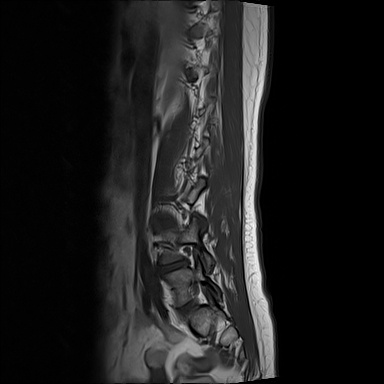
#> input picture jpg_affine_images/4.jpg, 384 x 384 px, found by its file name
$ python affine.py
#> lines starting #> are read from the running program, lines starting #| are printed output that depends on the picture
import cv2
import numpy as np
import matplotlib.pyplot as plt

def geometric_transformations(image_path):
    # Read the image
    img = cv2.imread(image_path)
#> img is the input picture: shape (384, 384, 3); min 0, max 253, mean 28.9

    # Get image dimensions
    height, width = img.shape[:2]
#> height = 384; width = 384

    # 1. Scaling
    scale_factor = 0.5
    scaled = cv2.resize(img, None, fx=scale_factor, fy=scale_factor)
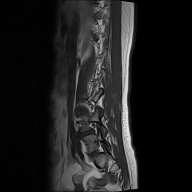
#> scaled: shape (192, 192, 3); min 0, max 236, mean 29

    # 2. Translation
    tx, ty = 50, 30  # translate by 50 pixels right and 30 pixels down
    translation_matrix = np.float32([[1, 0, tx], [0, 1, ty]])
    translated = cv2.warpAffine(img, translation_matrix, (width, height))
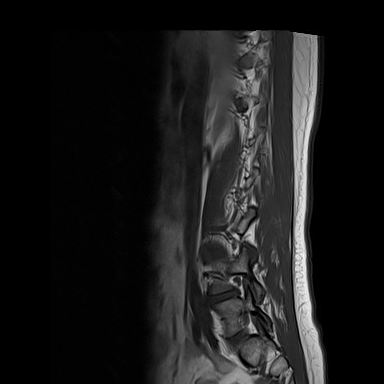
#> translated: shape (384, 384, 3); min 0, max 253, mean 26.3

    # 3. Rotation
    angle = 45  # rotate by 45 degrees
    rotation_matrix = cv2.getRotationMatrix2D((width/2, height/2), angle, 1.0)
    rotated = cv2.warpAffine(img, rotation_matrix, (width, height))
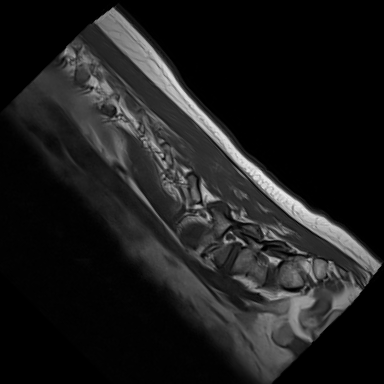
#> rotated: shape (384, 384, 3); min 0, max 243, mean 28.8

    # 4. Shearing
    shear_matrix = np.float32([[1, 0.5, 0], [0, 1, 0]])
    sheared = cv2.warpAffine(img, shear_matrix, (width, height))
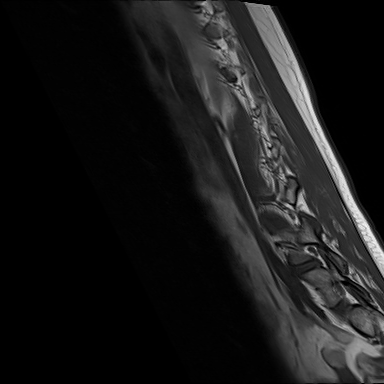
#> sheared: shape (384, 384, 3); min 0, max 247, mean 25.1

    # 5. Reflection (Flipping)
    # Horizontal flip
    horizontal_flip = cv2.flip(img, 1)
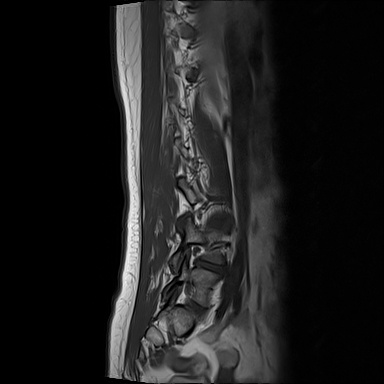
#> horizontal_flip: shape (384, 384, 3); min 0, max 253, mean 28.9
    # Vertical flip
    vertical_flip = cv2.flip(img, 0)
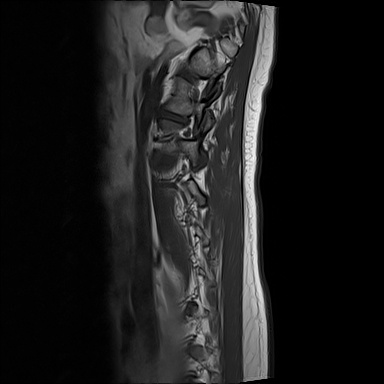
#> vertical_flip: shape (384, 384, 3); min 0, max 253, mean 28.9

    # Create subplot layout
    fig, axes = plt.subplots(2, 4, figsize=(15, 8))
    fig.suptitle('Geometric Transformations', fontsize=16)

    # Plot all transformations
    axes[0, 0].imshow(img)
    axes[0, 0].set_title('Original')

    axes[0, 1].imshow(scaled)
    axes[0, 1].set_title('Scaled (0.5x)')

    axes[0, 2].imshow(translated)
    axes[0, 2].set_title('Translated')

    axes[0, 3].imshow(rotated)
    axes[0, 3].set_title('Rotated (45°)')

    axes[1, 0].imshow(sheared)
    axes[1, 0].set_title('Sheared')

    axes[1, 1].imshow(horizontal_flip)
    axes[1, 1].set_title('Horizontal Flip')

    axes[1, 2].imshow(vertical_flip)
    axes[1, 2].set_title('Vertical Flip')

    # Remove extra subplot
    axes[1, 3].remove()

    # Remove axes ticks
    for ax in axes.flat:
        if ax._position:  # Check if subplot exists
            ax.axis('off')

    plt.tight_layout()
    plt.show()


# Usage
if __name__ == "__main__":
    image_path = r"C:\Users\Manthan\Desktop\CV_DL_Practicals\jpg_affine_images\4.jpg"
    geometric_transformations(image_path)
